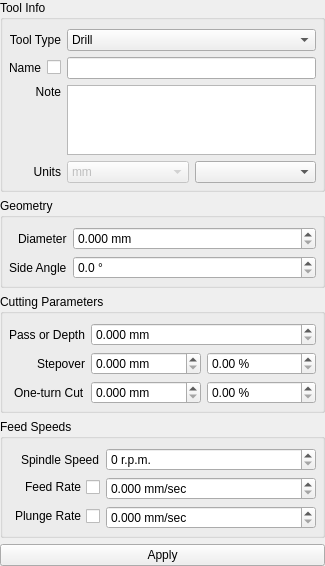
<?xml version="1.0" encoding="UTF-8"?>
<ui version="4.0">
 <class>ToolEditForm</class>
 <widget class="QWidget" name="ToolEditForm">
  <property name="geometry">
   <rect>
    <x>0</x>
    <y>0</y>
    <width>325</width>
    <height>512</height>
   </rect>
  </property>
  <property name="sizePolicy">
   <sizepolicy hsizetype="Fixed" vsizetype="Preferred">
    <horstretch>0</horstretch>
    <verstretch>0</verstretch>
   </sizepolicy>
  </property>
  <property name="windowTitle">
   <string>Tool</string>
  </property>
  <layout class="QVBoxLayout" name="verticalLayout">
   <property name="spacing">
    <number>6</number>
   </property>
   <property name="leftMargin">
    <number>0</number>
   </property>
   <property name="topMargin">
    <number>0</number>
   </property>
   <property name="rightMargin">
    <number>0</number>
   </property>
   <property name="bottomMargin">
    <number>0</number>
   </property>
   <item>
    <widget class="QGroupBox" name="groupBox">
     <property name="title">
      <string>Tool Info</string>
     </property>
     <layout class="QGridLayout" name="gridLayout">
      <property name="leftMargin">
       <number>6</number>
      </property>
      <property name="rightMargin">
       <number>6</number>
      </property>
      <property name="bottomMargin">
       <number>6</number>
      </property>
      <item row="0" column="1">
       <widget class="QComboBox" name="cbxToolType">
        <property name="currentIndex">
         <number>0</number>
        </property>
        <item>
         <property name="text">
          <string>Drill</string>
         </property>
        </item>
        <item>
         <property name="text">
          <string>End Mill</string>
         </property>
        </item>
        <item>
         <property name="text">
          <string>Engraver</string>
         </property>
        </item>
        <item>
         <property name="text">
          <string>Laser</string>
         </property>
        </item>
       </widget>
      </item>
      <item row="3" column="0">
       <widget class="QLabel" name="lblUnits">
        <property name="text">
         <string>Units</string>
        </property>
        <property name="alignment">
         <set>Qt::AlignRight|Qt::AlignTrailing|Qt::AlignVCenter</set>
        </property>
       </widget>
      </item>
      <item row="1" column="0">
       <layout class="QHBoxLayout" name="horizontalLayout_3">
        <property name="spacing">
         <number>0</number>
        </property>
        <property name="sizeConstraint">
         <enum>QLayout::SetMinimumSize</enum>
        </property>
        <item>
         <widget class="QLabel" name="label_2">
          <property name="text">
           <string>Name</string>
          </property>
          <property name="alignment">
           <set>Qt::AlignRight|Qt::AlignTrailing|Qt::AlignVCenter</set>
          </property>
         </widget>
        </item>
        <item>
         <widget class="QCheckBox" name="chbxAutoName">
          <property name="layoutDirection">
           <enum>Qt::RightToLeft</enum>
          </property>
          <property name="text">
           <string/>
          </property>
         </widget>
        </item>
       </layout>
      </item>
      <item row="0" column="0">
       <widget class="QLabel" name="lblToolType">
        <property name="text">
         <string>Tool Type</string>
        </property>
        <property name="alignment">
         <set>Qt::AlignRight|Qt::AlignTrailing|Qt::AlignVCenter</set>
        </property>
       </widget>
      </item>
      <item row="2" column="1">
       <widget class="QTextEdit" name="teNote">
        <property name="sizePolicy">
         <sizepolicy hsizetype="Expanding" vsizetype="Expanding">
          <horstretch>0</horstretch>
          <verstretch>0</verstretch>
         </sizepolicy>
        </property>
       </widget>
      </item>
      <item row="2" column="0">
       <widget class="QLabel" name="label">
        <property name="text">
         <string>Note</string>
        </property>
        <property name="alignment">
         <set>Qt::AlignRight|Qt::AlignTop|Qt::AlignTrailing</set>
        </property>
       </widget>
      </item>
      <item row="3" column="1">
       <layout class="QHBoxLayout" name="hlUnuts">
        <item>
         <widget class="QComboBox" name="cbxUnits">
          <property name="enabled">
           <bool>false</bool>
          </property>
          <item>
           <property name="text">
            <string>mm</string>
           </property>
          </item>
          <item>
           <property name="text">
            <string>inches</string>
           </property>
          </item>
         </widget>
        </item>
        <item>
         <widget class="QComboBox" name="cbxFeedSpeeds">
          <property name="currentIndex">
           <number>-1</number>
          </property>
          <item>
           <property name="text">
            <string>mm/sec</string>
           </property>
          </item>
          <item>
           <property name="text">
            <string>mm/min</string>
           </property>
          </item>
          <item>
           <property name="text">
            <string>cm/min</string>
           </property>
          </item>
          <item>
           <property name="text">
            <string>m/min</string>
           </property>
          </item>
         </widget>
        </item>
       </layout>
      </item>
      <item row="1" column="1">
       <widget class="QLineEdit" name="leName"/>
      </item>
     </layout>
    </widget>
   </item>
   <item>
    <widget class="QGroupBox" name="groupBox_2">
     <property name="title">
      <string>Geometry</string>
     </property>
     <layout class="QFormLayout" name="formLayout_2">
      <property name="labelAlignment">
       <set>Qt::AlignRight|Qt::AlignTrailing|Qt::AlignVCenter</set>
      </property>
      <property name="leftMargin">
       <number>6</number>
      </property>
      <property name="topMargin">
       <number>9</number>
      </property>
      <property name="rightMargin">
       <number>6</number>
      </property>
      <property name="bottomMargin">
       <number>6</number>
      </property>
      <item row="0" column="0">
       <widget class="QLabel" name="diameterLabel">
        <property name="text">
         <string>Diameter</string>
        </property>
       </widget>
      </item>
      <item row="0" column="1">
       <widget class="DoubleSpinBox" name="dsbxDiameter">
        <property name="suffix">
         <string> mm</string>
        </property>
        <property name="decimals">
         <number>3</number>
        </property>
        <property name="maximum">
         <double>10.000000000000000</double>
        </property>
        <property name="singleStep">
         <double>0.100000000000000</double>
        </property>
       </widget>
      </item>
      <item row="1" column="0">
       <widget class="QLabel" name="sideAngleLabel">
        <property name="text">
         <string>Side Angle</string>
        </property>
       </widget>
      </item>
      <item row="1" column="1">
       <widget class="DoubleSpinBox" name="dsbxAngle">
        <property name="suffix">
         <string> °</string>
        </property>
        <property name="decimals">
         <number>1</number>
        </property>
        <property name="maximum">
         <double>180.000000000000000</double>
        </property>
       </widget>
      </item>
     </layout>
    </widget>
   </item>
   <item>
    <widget class="QGroupBox" name="groupBox_3">
     <property name="title">
      <string>Cutting Parameters</string>
     </property>
     <layout class="QFormLayout" name="formLayout_3">
      <property name="labelAlignment">
       <set>Qt::AlignRight|Qt::AlignTrailing|Qt::AlignVCenter</set>
      </property>
      <property name="leftMargin">
       <number>6</number>
      </property>
      <property name="topMargin">
       <number>9</number>
      </property>
      <property name="rightMargin">
       <number>6</number>
      </property>
      <property name="bottomMargin">
       <number>6</number>
      </property>
      <item row="0" column="0">
       <widget class="QLabel" name="label_3">
        <property name="text">
         <string>Pass or Depth</string>
        </property>
       </widget>
      </item>
      <item row="0" column="1">
       <widget class="DoubleSpinBox" name="dsbxPassDepth">
        <property name="suffix">
         <string> mm</string>
        </property>
        <property name="decimals">
         <number>3</number>
        </property>
        <property name="maximum">
         <double>10.000000000000000</double>
        </property>
        <property name="singleStep">
         <double>0.100000000000000</double>
        </property>
       </widget>
      </item>
      <item row="1" column="0">
       <widget class="QLabel" name="label_4">
        <property name="text">
         <string>Stepover</string>
        </property>
       </widget>
      </item>
      <item row="1" column="1">
       <layout class="QHBoxLayout" name="hlayStepover">
        <property name="leftMargin">
         <number>0</number>
        </property>
        <property name="topMargin">
         <number>0</number>
        </property>
        <property name="rightMargin">
         <number>0</number>
        </property>
        <property name="bottomMargin">
         <number>0</number>
        </property>
        <item>
         <widget class="DoubleSpinBox" name="dsbxStepover">
          <property name="suffix">
           <string> mm</string>
          </property>
          <property name="decimals">
           <number>3</number>
          </property>
          <property name="maximum">
           <double>10.000000000000000</double>
          </property>
          <property name="singleStep">
           <double>0.010000000000000</double>
          </property>
         </widget>
        </item>
        <item>
         <widget class="DoubleSpinBox" name="dsbxStepoverPercent">
          <property name="suffix">
           <string> %</string>
          </property>
          <property name="decimals">
           <number>2</number>
          </property>
          <property name="maximum">
           <double>50.000000000000000</double>
          </property>
          <property name="singleStep">
           <double>0.100000000000000</double>
          </property>
         </widget>
        </item>
       </layout>
      </item>
      <item row="2" column="0">
       <widget class="QLabel" name="label_5">
        <property name="text">
         <string>One-turn Cut</string>
        </property>
       </widget>
      </item>
      <item row="2" column="1">
       <layout class="QHBoxLayout" name="hlayOneTurnCut">
        <property name="leftMargin">
         <number>0</number>
        </property>
        <property name="topMargin">
         <number>0</number>
        </property>
        <property name="rightMargin">
         <number>0</number>
        </property>
        <property name="bottomMargin">
         <number>0</number>
        </property>
        <item>
         <widget class="DoubleSpinBox" name="dsbxOneTurnCut">
          <property name="suffix">
           <string> mm</string>
          </property>
          <property name="decimals">
           <number>3</number>
          </property>
          <property name="maximum">
           <double>10.000000000000000</double>
          </property>
          <property name="singleStep">
           <double>0.010000000000000</double>
          </property>
         </widget>
        </item>
        <item>
         <widget class="DoubleSpinBox" name="dsbxOneTurnCutPercent">
          <property name="suffix">
           <string> %</string>
          </property>
          <property name="decimals">
           <number>2</number>
          </property>
          <property name="maximum">
           <double>100.000000000000000</double>
          </property>
          <property name="singleStep">
           <double>0.100000000000000</double>
          </property>
         </widget>
        </item>
       </layout>
      </item>
     </layout>
    </widget>
   </item>
   <item>
    <widget class="QGroupBox" name="groupBox_4">
     <property name="title">
      <string>Feed Speeds</string>
     </property>
     <layout class="QFormLayout" name="formLayout_4">
      <property name="labelAlignment">
       <set>Qt::AlignRight|Qt::AlignTrailing|Qt::AlignVCenter</set>
      </property>
      <property name="formAlignment">
       <set>Qt::AlignLeading|Qt::AlignLeft|Qt::AlignTop</set>
      </property>
      <property name="leftMargin">
       <number>6</number>
      </property>
      <property name="topMargin">
       <number>9</number>
      </property>
      <property name="rightMargin">
       <number>6</number>
      </property>
      <property name="bottomMargin">
       <number>6</number>
      </property>
      <item row="0" column="0">
       <widget class="QLabel" name="label_6">
        <property name="text">
         <string>Spindle Speed</string>
        </property>
       </widget>
      </item>
      <item row="0" column="1">
       <widget class="DoubleSpinBox" name="dsbxSpindleSpeed">
        <property name="suffix">
         <string> r.p.m.</string>
        </property>
        <property name="decimals">
         <number>0</number>
        </property>
        <property name="maximum">
         <double>100000.000000000000000</double>
        </property>
        <property name="singleStep">
         <double>1000.000000000000000</double>
        </property>
       </widget>
      </item>
      <item row="1" column="0">
       <widget class="QCheckBox" name="chbxFeedRate">
        <property name="toolTip">
         <string>If checked then automatic calculate!</string>
        </property>
        <property name="layoutDirection">
         <enum>Qt::RightToLeft</enum>
        </property>
        <property name="text">
         <string>Feed Rate</string>
        </property>
       </widget>
      </item>
      <item row="1" column="1">
       <widget class="DoubleSpinBox" name="dsbxFeedRate">
        <property name="suffix">
         <string> mm/sec</string>
        </property>
        <property name="decimals">
         <number>3</number>
        </property>
        <property name="maximum">
         <double>100000.000000000000000</double>
        </property>
        <property name="singleStep">
         <double>0.100000000000000</double>
        </property>
       </widget>
      </item>
      <item row="2" column="0">
       <widget class="QCheckBox" name="chbxPlungeRate">
        <property name="toolTip">
         <string>If checked then automatic calculate!</string>
        </property>
        <property name="layoutDirection">
         <enum>Qt::RightToLeft</enum>
        </property>
        <property name="text">
         <string>Plunge Rate</string>
        </property>
       </widget>
      </item>
      <item row="2" column="1">
       <widget class="DoubleSpinBox" name="dsbxPlungeRate">
        <property name="suffix">
         <string> mm/sec</string>
        </property>
        <property name="decimals">
         <number>3</number>
        </property>
        <property name="maximum">
         <double>100000.000000000000000</double>
        </property>
        <property name="singleStep">
         <double>0.100000000000000</double>
        </property>
       </widget>
      </item>
     </layout>
    </widget>
   </item>
   <item>
    <widget class="QPushButton" name="pbApply">
     <property name="text">
      <string>Apply</string>
     </property>
    </widget>
   </item>
  </layout>
 </widget>
 <customwidgets>
  <customwidget>
   <class>DoubleSpinBox</class>
   <extends>QDoubleSpinBox</extends>
   <header>doublespinbox.h</header>
  </customwidget>
 </customwidgets>
 <resources/>
 <connections/>
</ui>
